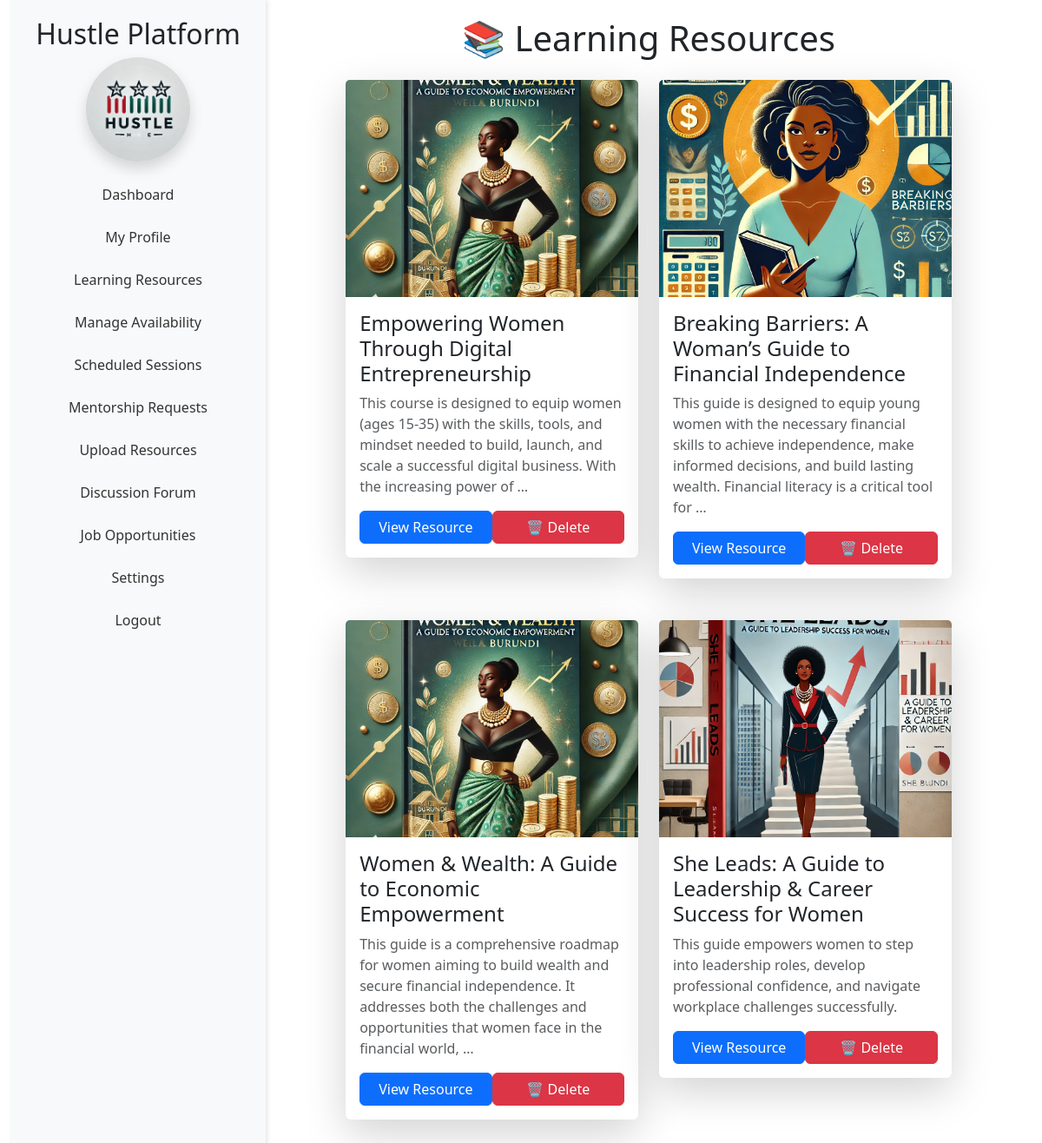
The app's page /mlearning-resources/ (signed in) with its own data.
### capstone/models.py (models this page shows, shortened)
class User(AbstractUser):
    USER_TYPE_CHOICES = (
        ('mentor', 'Mentor'),
        ('participant', 'Participant'),
    )
    LANGUAGE_CHOICES = [
        ("en", "English"),
        ("fr", "French"),
        ("es", "Spanish"),
        ("sw", "Swahili"),
        ("rw", "Kinyarwanda")
    ]
    language_preference = models.CharField(max_length=4, choices=LANGUAGE_CHOICES, default="fr")
    full_name = models.CharField(max_length=255)
    email = models.EmailField(unique=True)
    phone_number = models.CharField(max_length=15)
    user_type = models.CharField(max_length=20, choices=USER_TYPE_CHOICES)
    terms_accepted = models.BooleanField(default=False)

class Resource(models.Model):
    title = models.CharField(max_length=255, unique=True)
    description = models.TextField()
    created_by = models.ForeignKey('User', on_delete=models.CASCADE, related_name="uploaded_courses")
    created_at = models.DateTimeField(auto_now_add=True)
    final_quiz = models.OneToOneField('Quiz', on_delete=models.SET_NULL, null=True, blank=True, related_name="final_quiz")
    cover_image = models.ImageField(upload_to='resumes/', null=True, blank=True)
    resource_file = models.FileField(upload_to='course_files/', blank=True, null=True)
    translated_title = models.JSONField(default=dict, blank=True)
    translated_description = models.JSONField(default=dict, blank=True, null=True)

### capstone/views.py (the view)
# urls.py: path('mlearning-resources/', views.mlearning_resources, name='mlearning_resources'),
def mlearning_resources(request):
    base_template = "mentor-base.html" if request.user.is_authenticated and request.user.user_type == "mentor" else "participant-base.html"
    resources = Resource.objects.all().annotate(avg_rating=Avg('ratings__rating')).order_by('id')
    mentorship_requests = MentorshipRequest.objects.filter(mentee=request.user)
    form = ResourceSearchForm(request.GET)
    if form.is_valid():
        keyword = form.cleaned_data.get('keyword')
        topic = form.cleaned_data.get('topic')
        format = form.cleaned_data.get('format')
        difficulty = form.cleaned_data.get('difficulty')
        if keyword:
            resources = resources.filter(title__icontains=keyword)
        if topic:
            resources = resources.filter(topic__icontains=topic)
        if format:
            resources = resources.filter(format=format)
        if difficulty:
            resources = resources.filter(difficulty=difficulty)
    paginator = Paginator(resources, 5)
    page_number = request.GET.get('page')
    if not page_number:
        page_number = 1
    try:
        resources = paginator.page(page_number)
    except PageNotAnInteger:
        resources = paginator.page(1)
    except EmptyPage:
        resources = paginator.page(paginator.num_pages)
    resources = Resource.objects.all()
    context = {
        'resources': resources,
        'form': form,
        'mentorship_requests': mentorship_requests,
        "base_template": base_template,
    }
    return render(request, 'capstone/mentor-learning_resources.html', context)

### capstone/templatetags/custom_filters.py (called while the page is built)
@register.filter
def translate(text, target_lang):
    return text

### capstone/templates/capstone/mentor-learning_resources.html (shortened to what this page needs)
{% extends 'mentor-base.html' %}
{% load custom_filters %}
{% block mentor_content %}
    <h1 class="text-center mb-4">📚 {{ "Learning Resources"|translate:user.language_preference }}</h1>
    <section class="row justify-content-center">
        {% for resource in resources %}
        <div class="col-md-6 col-lg-5 mb-5">
            <div class="card shadow-lg border-0">
                {% if resource.cover_image %}
                    <img src="{{ resource.cover_image.url }}" class="card-img-top img-fluid" alt="{{ resource.title }}" style="height: 250px; object-fit: cover;">
                {% else %}
                    <img src="/static/default_cover.webp" class="card-img-top img-fluid" alt="Default Cover" style="height: 250px; object-fit: cover;">
                {% endif %}
                <div class="card-body">
                    <h4 class="card-title font-weight-bold">
                        {{ resource.title }}
                    </h4>
                    <p class="card-text text-muted">{{ resource.description|truncatewords:30 }}</p>
                    <div class="d-flex justify-content-between">
                        <a href="{% url 'menroll_course' resource.id %}" target="_blank" class="btn btn-primary w-50">
                            {{ "View Resource"|translate:user.language_preference }}
                        </a>
                        <a href="{% url 'delete_learning_resource' resource.id %}" class="btn btn-danger w-50">
                            🗑 {{ "Delete"|translate:user.language_preference }}
                        </a>
                    </div>
                </div>
            </div>
        </div>
        {% empty %}
        <p class="text-muted text-center w-100">{{ "No resources found."|translate:user.language_preference }}</p>
        {% endfor %}
    </section>
{% endblock %}

### capstone/templates/mentor-base.html (shortened to what this page needs)
{% load static %}
{% load custom_filters %}
<!DOCTYPE html>
<html lang="{{ user.language_preference|default:'en' }}">
<head>
    <link href="https://cdn.jsdelivr.net/npm/bootstrap@5.3.0/dist/css/bootstrap.min.css" rel="stylesheet">
    <link href="https://cdnjs.cloudflare.com/ajax/libs/font-awesome/6.0.0-beta3/css/all.min.css" rel="stylesheet">
    <link href="{% static 'css/participant-styles.css' %}" rel="stylesheet">
</head>
<body>
    <div class="container-fluid">
        <div class="sidebar text-center">
            <h2>Hustle Platform</h2>
            <img src="{% static 'logo.webp' %}" alt="Hustle Platform Logo"
                 class="img-fluid mb-3 rounded-circle shadow" style="width: 120px; height: 120px; object-fit: cover;">
            <ul class="nav flex-column">
                <li class="nav-item">
                    <a class="nav-link" href="{% url 'mentor_dashboard' %}">
                        {{ "Dashboard"|translate:user.language_preference }}
                    </a>
                </li>
                <li class="nav-item">
                    <a class="nav-link" href="{% url 'mentor_profile' request.user.id %}">
                        {{ "My Profile"|translate:user.language_preference }}
                    </a>
                </li>
                <li class="nav-item">
                    <a class="nav-link" href="{% url 'mlearning_resources' %}">
                        {{ "Learning Resources"|translate:user.language_preference }}
                    </a>
                </li>
                <li class="nav-item">
                    <a class="nav-link" href="{% url 'mentor_add_availability' %}">
                        {{ "Manage Availability"|translate:user.language_preference }}
                    </a>
                </li>
                <li class="nav-item">
                    <a class="nav-link" href="{% url 'mentor_sessions' %}">
                        {{ "Scheduled Sessions"|translate:user.language_preference }}
                    </a>
                </li>
                <li class="nav-item">
                    <a class="nav-link" href="{% url 'manage_mentorship_requests' %}">
                        {{ "Mentorship Requests"|translate:user.language_preference }}
                    </a>
                </li>
                <li class="nav-item">
                    <a class="nav-link" href="{% url 'upload_resource' %}">
                        {{ "Upload Resources"|translate:user.language_preference }}
                    </a>
                </li>
                <li class="nav-item">
                    <a class="nav-link" href="{% url 'mentorlist_threads' %}">
                        {{ "Discussion Forum"|translate:user.language_preference }}
                    </a>
                </li>
                <li class="nav-item">
                    <a class="nav-link" href="{% url 'mentor_job_listings' %}">
                        {{ "Job Opportunities"|translate:user.language_preference }}
                    </a>
                </li>
                <li class="nav-item">
                    <a class="nav-link" href="{% url 'maccount_settings' %}">
                        {{ "Settings"|translate:user.language_preference }}
                    </a>
                </li>
                <li class="nav-item">
                    <a class="nav-link" href="{% url 'login' %}">
                        {{ "Logout"|translate:user.language_preference }}
                    </a>
                </li>
            </ul>
        </div>
        <div class="main-content">
            {% block mentor_content %}{% endblock %}
        </div>
    </div>
</body>
</html>

### static/css/participant-styles.css (style rules this page uses)
.nav-link { color: #333; padding: 10px 15px; border-radius: 5px; margin-bottom: 5px; transition: all 0.3s ease; }

### capstone/templates/mentor-base.html (style rules this page uses)
html, body { height: 100%; margin: 0; overflow: hidden; }
.container-fluid { height: 100vh; display: flex; }
.sidebar { height: 100vh; overflow-y: auto; background-color: #f8f9fa; padding: 20px; box-shadow: 2px 0 5px rgba(0,0,0,0.1); flex: 0 0 25%; scrollbar-width: none; }
.main-content { flex: 1; overflow-y: auto; padding: 20px; }

### records on screen
User: language_preference "Dashboard", language_preference "My Profile", language_preference "Learning Resources", language_preference "Manage Availability", language_preference "Scheduled Sessions", language_preference "Mentorship Requests", language_preference "Upload Resources", language_preference "Discussion Forum", language_preference "Job Opportunities", language_preference "Settings", language_preference "Logout", language_preference "View Resource", language_preference "Delete"
Resource: cover_image (picture), title "Empowering Women Through Digital Entrepreneurship", description "This course is designed to equip women (ages 15-35) with the skills, tools, and mindset needed to build, launch, and scale a successful digital business. With the increasing power of …"
Resource: cover_image (picture), title "Breaking Barriers: A Woman’s Guide to Financial Independence", description "This guide is designed to equip young women with the necessary financial skills to achieve independence, make informed decisions, and build lasting wealth. Financial literacy is a critical tool for …"
Resource: cover_image (picture), title "Women & Wealth: A Guide to Economic Empowerment", description "This guide is a comprehensive roadmap for women aiming to build wealth and secure financial independence. It addresses both the challenges and opportunities that women face in the financial world, …"
Resource: cover_image (picture), title "She Leads: A Guide to Leadership & Career Success for Women", description "This guide empowers women to step into leadership roles, develop professional confidence, and navigate workplace challenges successfully."
